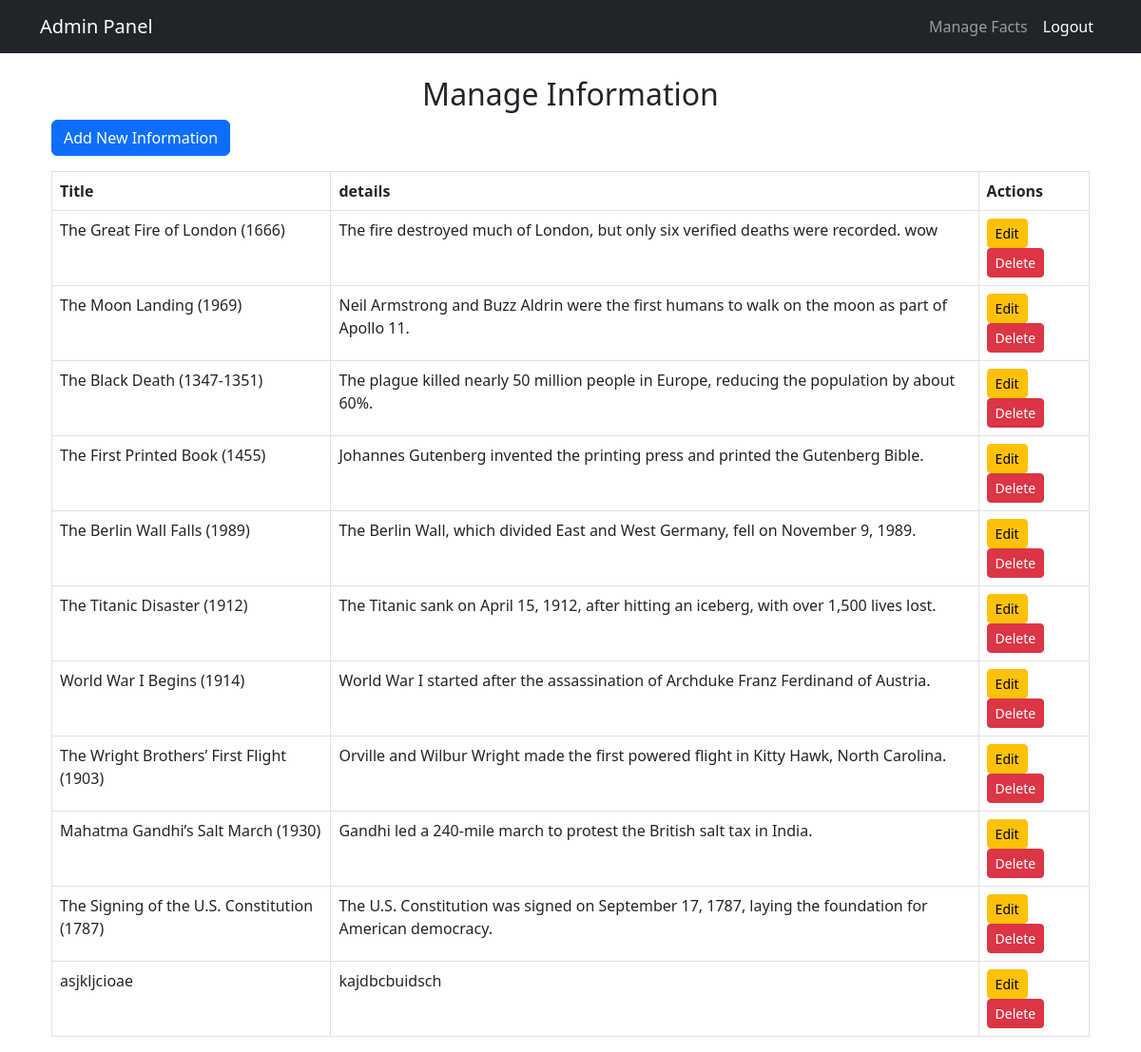
The app's page /admin/manage_information (signed in), older data.
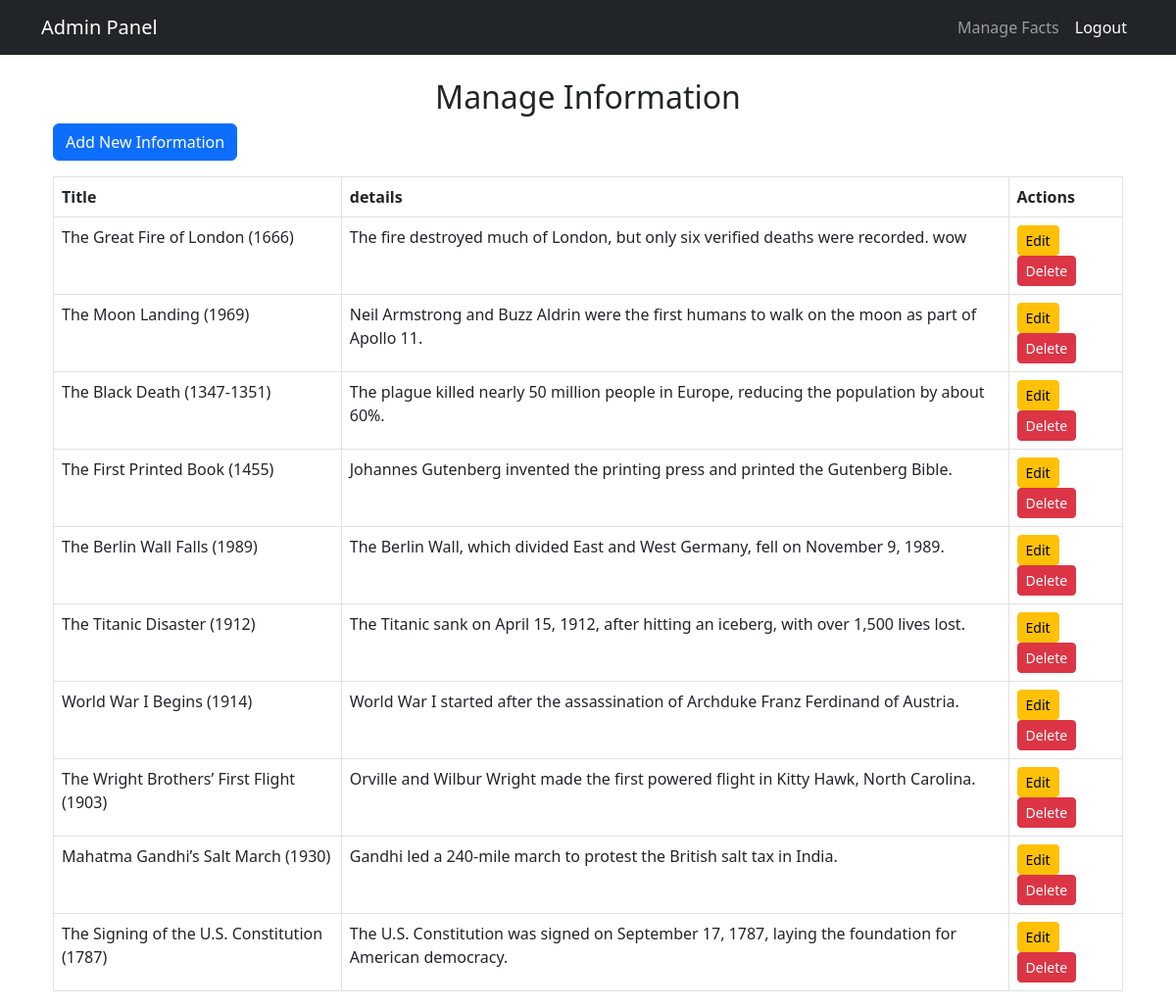
The same page, newer data.
### app.py (models this page shows)
class Information(db.Model):
    id = db.Column(db.Integer, primary_key=True)
    title = db.Column(db.String(200), nullable=False)
    details = db.Column(db.Text, nullable=False)

### app.py (the view)
@app.route('/admin/manage_information')
@login_required
def manage_information():
    information_list = Information.query.with_entities(
        Information.id, Information.title, Information.details
    ).all()
    return render_template('admin/manage_information.html', information=information_list)  # ✅ Correct variable

### app.py (called while the page is built)
@login_manager.user_loader
def load_user(user_id):
    return User.query.get(int(user_id))

### templates/admin/manage_information.html
{% extends "admin_base.html" %}
{% block content %}
<div class="container mt-4">
    <h2 class="text-center">Manage Information</h2>
    <a href="{{ url_for('add_information') }}" class="btn btn-primary mb-3">Add New Information</a>
    <table class="table table-bordered">
        <thead>
            <tr>
                <th>Title</th>
                <th>details</th>
                <th>Actions</th>
            </tr>
        </thead>
        <tbody>
            {% for info in information %}
            <tr>
                <td>{{ info.title }}</td>
                <td>{{ info.details }}</td>
                <td>
                    <a href="{{ url_for('edit_information', id=info.id) }}" class="btn btn-warning btn-sm">Edit</a>
                    <form action="{{ url_for('delete_information', id=info.id) }}" method="POST" style="display:inline;">
                        <button type="submit" class="btn btn-danger btn-sm">Delete</button>
                    </form>
                </td>
            </tr>
            {% endfor %}
        </tbody>
    </table>
</div>
{% endblock %}

Row changes from the older to the newer data that the page shows:
removed Information: title "asjkljcioae", details "kajdbcbuidsch"
